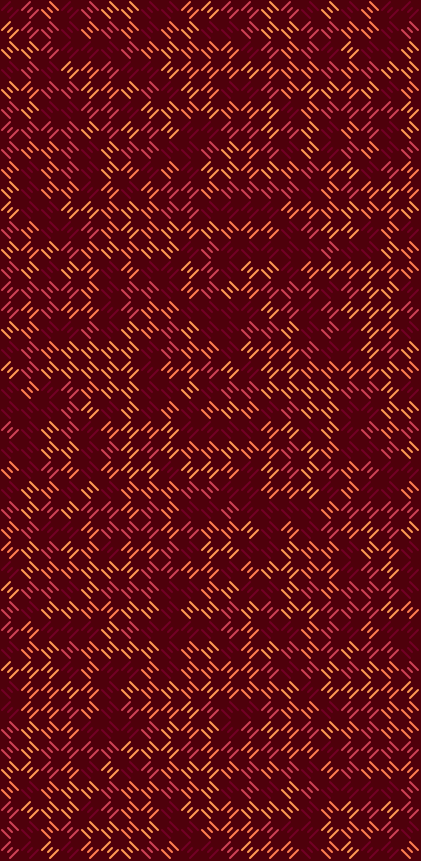
Frame 1 (no input)
Frame 2 (the mouse pressed at the canvas centre, redrawn once): identical to frame 1, image omitted

The p5.js sketch that drew this single still picture (run headless with seeded random() and noise() and a simulated clock; the mouse was pressed at the canvas centre and the sketch redrawn once):

// p5.js sketch
// ── sketch.js
var deviceWidth = 421; //881,421,412
var deviceHeight = 861; //881,861,846
var lineWidth;
var maxLogoAmount = 900;
var attempts = 100;
var logos = [];
var step = 20;
var xoff = 0;
var minSize = 20;
var maxSize = 200;

var colorpalletes = [

    ["#0081A7", "#00AFB9", "#FDFCDC", "#FED9B7", "#F07167"],
    ["#FF595E", "#FFCA3A", "#8AC926", "#1982C4", "#6A4C93"],
    ["#4D5057", "#4E6E5D", "#4DA167", "#3BC14A", "#CFCFCF"],
    ["#2C6E49", "#4C956C", "#FEFEE3", "#FFC9B9", "#D68C45"],
    ["#264653", "#2A9D8F", "#E9C46A", "#F4A261", "#E76F51"],
    ["#003049", "#D62828", "#F77F00", "#FCBF49", "#EAE2B7"],
    ["#485696", "#E7E7E7", "#F9C784", "#FC7A1E", "#F24C00"],
    ["#F24C00", "#412234", "#6D466B", "#B49FCC", "#EAD7D7"],
    ["#2F323A", "#77567A", "#C47AC0", "#E39EC1", "#DEBAC0"],
    ["#ECA400", "#EAF8BF", "#006992", "#27476E", "#001D4A"],
    ["#231F20", "#BB4430", "#7EBDC2", "#F3DFA2", "#EFE6DD"],
    ["#FFC15E", "#F7B05B", "#F7934C", "#CC5803", "#1F1300"],
    ["#E2CFEA", "#A06CD5", "#6247AA", "#102B3F", "#062726"],
    ["#8CB369", "#F4E285", "#F4A259", "#5B8E7D", "#BC4B51"],
    ["#9CF6F6", "#F3C98B", "#DAA588", "#C46D5E", "#F56960"],
    ["#2A0800", "#775144", "#C09891", "#BEA8A7", "#F4DBD8"],
    ["#442F38", "#9A9B73", "#C6B38E", "#E7F9A9", "#3D0814"],
    ["#C1B4AE", "#BE5A38", "#353238", "#92140C", "#BE7C4D"],
    ["#BBB193", "#F6F0ED", "#7EA8BE", "#C2948A", "#28536B"],
    ["#5f0f40", "#9a031e", "#fb8b24", "#e36414", "#0f4c5c"],
    ["#780000", "#c1121f", "#fdf0d5", "#003049", "#669bbc"],
    ["#3d5a80", "#98c1d9", "#e0fbfc", "#ee6c4d", "#293241"],
    ["#011627", "#fdfffc", "#2ec4b6", "#e71d36", "#ff9f1c"],
    ["#05668d", "#028090", "#00a896", "#02c39a", "#f0f3bd"],
    ["#090809", "#f40000", "#f44e3f", "#f4796b", "#f4998d"],
    ["#4f000b", "#720026", "#ce4257", "#ff7f51", "#ff9b54"],

]
var randomPallet;
var tiles;
var rnddiv = [1, 1.5, 2, 4, 8, 16];

var normalStroke = true; //
var withOffset = false;
var offsetLevel = 0; //random(1,5)
var maxoffset = 10;
var withRotation = false;

var tmp; //tempory variable


function setup() {
    createCanvas(deviceWidth, deviceHeight);
    angleMode(DEGREES);
    //colorMode(HSB);
    var rnd = Math.floor(Math.random() * (rnddiv.length - 1));
    tiles = floor(floor(width / step) / rnddiv[rnd]);
    console.log("tiles length", [tiles, rnddiv[rnd]]);

    ///console.log("Random", parseInt(Math.random() * colorpalletes.length));
    randomPallet = colorpalletes[parseInt(Math.random() * colorpalletes.length)];
    //console.log("arr", randomPallet);
    var bgIndex = parseInt(Math.random() * randomPallet.length);
    //console.log("bg", bgIndex)
    background(randomPallet[bgIndex]);
    //console.log("bgIndex", bgIndex);
    randomPallet.splice(bgIndex, 1);
    //console.log("colorpall", randomPallet);
    lineWidth = 2;
    //console.log("lineWidth", lineWidth);

    //Type
    //Right now on random -> Later depends on MAC addresses


    //normal Strokes or thin strokes
    tmp = Math.random();
    if (tmp >= 0.7) {
        normalStroke = false;
    }

    //with offset or not
    tmp = Math.random();
    if (tmp >= 0.5) {
        withOffset = true;
        //if yes what kind of offset level
        offsetLevel = (Math.floor(Math.random() * 5)) + 1;
    }

    tmp = Math.random();
    if (tmp >= 0.5) {
        withRotation = true;
    }

    console.log("[normalStroke,withOffset,offsetLevel,withRotation]", [normalStroke, withOffset, offsetLevel, withRotation]);

    //type = Math.floor(random(0, 3));


}

function draw() {

    for (var y = 0; y < height; y += step) {
        for (var x = 0; x < width; x += step) {
            //translate(-step, -step)
            createLogo(x, y)
            //fill(randomPallet[parseInt(Math.random() * randomPallet.length)])
            //rect(x, y, 20, 20)
        }
    }

    for (var y = 0; y < height; y += step) {
        for (var x = 0; x < width; x += step) {
            fillLogo(x, y)
            //fill(randomPallet[parseInt(Math.random() * randomPallet.length)])
            //rect(x, y, 20, 20)
        }
    }
    //grainy()
    //drawLine2(0, 0, 100)

    noLoop();
    console.log("Image done")
    console.log("<picture>"+document.getElementById("defaultCanvas0").toDataURL())
}

function fillLogo(_x, _y) {
    var newLogo;
    var safe = false;
    newLogo = {
        //random place
        x: _x,
        y: _y,
        size: minSize
    }
    if (!detectCollision(newLogo)) {
        safe = true;
    }

    //ist es nicht sicher lass es aus
    if (!safe) {
        return;
    }

    logos.push(newLogo);

    if (withRotation) {
        drawLine2(newLogo.x, newLogo.y, newLogo.size)
    } else {
        drawLine(newLogo.x, newLogo.y, newLogo.size)
    }

}

function createLogo(_x, _y) {
    var newLogo;
    var safe = false;

    //Die Position eines Squares wird gefunden
    for (var tries = 0; tries < attempts; tries++) {
        //neues logo erstellt
        newLogo = {
            //random place
            x: _x,
            y: _y,
            size: Math.floor(Math.random() * tiles) * step
        }

        //gibt es eine collision
        if (detectCollision(newLogo)) {
            //newLogo.size = step;
            continue;
        } else {
            safe = true;
            break;
        }
    }

    //ist es nicht sicher lass es aus
    if (!safe) {
        return;
    }

    //Die größe wird verkleinert wenn es nicht reinpasst
    if (detectCollision(newLogo)) {
        for (var squareSize = minSize; squareSize < maxSize; squareSize += step) {
            newLogo.size = squareSize;
            if (detectCollision(newLogo)) {
                newLogo.size -= step;
                break;
            }
        }
    }

    //newLogo.size = (Math.floor(Math.random() * tiles) * step);
    /*while (!detectCollision(newLogo)) {
        newLogo.size = (Math.floor(Math.random() * tiles) * step);
    }*/



    logos.push(newLogo);
    //console.log("new logo", newLogo);
    //drawLine(newLogo.x, newLogo.y, newLogo.size);
    //fill("#ff0400");
    //fill(randomPallet[parseInt(Math.random() * randomPallet.length)]);
    //stroke(0)
    //rect(newLogo.x, newLogo.y, newLogo.size, newLogo.size)
    //var r = Math.random();
    if (withRotation) {
        drawLine2(newLogo.x, newLogo.y, newLogo.size)
    } else {
        drawLine(newLogo.x, newLogo.y, newLogo.size)
    }
    //


}

function detectCollision(newLogo) {
    for (var i = 0; i < logos.length; i++) { //loopen durch jeden kreis
        var other = logos[i];
        //console.log("other:", logos)
        if (newLogo.x < other.x + other.size &&
            newLogo.x + newLogo.size > other.x &&
            newLogo.y < other.y + other.size &&
            newLogo.size + newLogo.y > other.y) {

            //console.log("colls")
            return true;
        }
    }

    if (newLogo.x + (newLogo.size) > width ||
        newLogo.x < 0) {
        return true;
    }

    if (newLogo.y + (newLogo.size) > height ||
        newLogo.y < 0) {
        return true;
    }
    //console.log("no coll")
    return false;
}



function giveOffset(off) {
    var val;
    if (withOffset) {
        switch (offsetLevel) {
            case 5:
                val = Math.floor(random(-1, 1) * off)
                break;
            case 4:
                val = Math.floor(random(-1, 1) * (off * 0.1))
                break;
            case 3:
                val = Math.floor(random(-1, 1) * (off * 0.07))
                break;
            case 2:
                val = Math.floor(random(-1, 1) * (off * 0.05))
                break;
            case 1:
                val = Math.floor(random(-1, 1) * (off * 0.01))
                break;
            default:
                val = 0;
            //
            //return Math.floor(random(-1, 1) * (off * 0.07))
            //return Math.floor(random(-1, 1) * (off * 0.05))
            //return Math.floor(random(-1, 1) * (off * 0.1))

        }
    } else {
        return 0
    }

    return val
}


function drawLine(x, y, size) {
    //strokeCap(ROUND);
    var normal = noise(xoff) >= 0.5; //Math.random() >= 0.5;
    //var newLines;
    var offset;
    if (normal) {
        if (normalStroke) {
            strokeWeight(size * 0.1); //
            //console.log("strokeweight", size * 0.1)  
        } else {
            strokeWeight(lineWidth); //size * 0.1
        }

        stroke(randomPallet[parseInt(Math.random() * randomPallet.length)]);
        //rotate(45)
        //translate(-20, -20)
        //offset = Math.floor(random(-1, 1) * maxoffset)
        //console.log(offset);//parseInt(Math.random() * maxoffset);
        /*if(Math.random()>=0.5){
            offset = offset *-1)
        }*/
        line(x + (size * 0.1), y + (size * 0.1) + giveOffset(size), x + size - (size * 0.1), y + (size * 0.1) + giveOffset(size));
        //(Math.random() * 360, Math.random() * 100, Math.random() * 100);
        line(x + (size * 0.2), y + (size * 0.5) + giveOffset(size), x + (size * 0.8), y + (size * 0.5) + giveOffset(size));
        //stroke(Math.random() * 360, Math.random() * 100, Math.random() * 100);
        line(x + (size * 0.1), y + size - (size * 0.1) + giveOffset(size), x + size - (size * 0.1), y + size - (size * 0.1) + giveOffset(size));

        newLines = [{
            x: [x, y],
            y: [size, y]
        },
        {
            x: [x + size * 0.2, y + size * 0.4],
            y: [size * 0.8, y + size * 0.4]
        },
        {
            x: [x, y + size * 0.8],
            y: [size, y + size * 0.8]
        }
        ]

        //console.log("newLines", newLines)


    } else {
        if (normalStroke) {
            strokeWeight(size * 0.1); //
            //console.log("strokeweight", size * 0.1)  
        } else {
            strokeWeight(lineWidth); //size * 0.1
        }
        stroke(randomPallet[parseInt(Math.random() * randomPallet.length)]);
        //console.log("color", r)
        //translate(-20, -20)
        line(x + (size * 0.1) + giveOffset(size), y + (size * 0.1), x + (size * 0.1) + giveOffset(size), y + size - (size * 0.1));
        //stroke(Math.random() * 360, Math.random() * 100, Math.random() * 100);
        line(x + (size * 0.5) + giveOffset(size), y + (size * 0.2), x + (size * 0.5) + giveOffset(size), y + (size * 0.8));
        //stroke(Math.random() * 360, Math.random() * 100, Math.random() * 100);
        line(x + size - (size * 0.1) + giveOffset(size), y + (size * 0.1), x + size - (size * 0.1) + giveOffset(size), y + size - (size * 0.1));

        newLines = [{
            x: [x, y],
            y: [x, y + size]
        },
        {
            x: [x + size * 0.5, y + size * 0.2],
            y: [x + size * 0.5, y + size * 0.8]
        },
        {
            x: [x + size, y],
            y: [x + size, y + size]
        }
        ]

        //console.log("newLines", newLines)

    }
    xoff += 0.2;
}


function drawLine2(x, y, size) {
    //strokeCap(ROUND);
    var normal = noise(xoff) >= 0.5; //Math.random() >= 0.5;
    //var newLines;
    var offset;
    if (normal) {
        if (normalStroke) {
            strokeWeight(size * 0.1); //
            //console.log("strokeweight", size * 0.1)  
        } else {
            strokeWeight(lineWidth); //size * 0.1
        }
        stroke(randomPallet[parseInt(Math.random() * randomPallet.length)]);
        //rotate(45)
        //translate(-20, -20)
        //offset = Math.floor(random(-1, 1) * maxoffset)
        //console.log(offset);//parseInt(Math.random() * maxoffset);
        /*if(Math.random()>=0.5){
            offset = offset *-1)
        }*/
        //rect(x, y, size)
        line(x + (size * 0.1), y + (size / 2), x + (size / 2), y + (size * 0.1) + giveOffset(size));
        //(Math.random() * 360, Math.random() * 100, Math.random() * 100);
        line(x + (size * 0.40), y + (size * 0.60) + giveOffset(size), x + (size * 0.60), y + (size * 0.40) + giveOffset(size));
        //stroke(Math.random() * 360, Math.random() * 100, Math.random() * 100);
        line(x + (size / 2), y + size - (size * 0.1) + giveOffset(size), x + size - (size * 0.1), y + (size / 2) + giveOffset(size));

        newLines = [{
            x: [x, y],
            y: [size, y]
        },
        {
            x: [x + size * 0.2, y + size * 0.4],
            y: [size * 0.8, y + size * 0.4]
        },
        {
            x: [x, y + size * 0.8],
            y: [size, y + size * 0.8]
        }
        ]

        //console.log("newLines", newLines)


    } else {
        if (normalStroke) {
            strokeWeight(size * 0.1); //
            //console.log("strokeweight", size * 0.1)  
        } else {
            strokeWeight(lineWidth); //size * 0.1
        }
        stroke(randomPallet[parseInt(Math.random() * randomPallet.length)]);
        //console.log("color", r)
        //translate(-20, -20)
        //rect(x, y, size)
        line(x + (size * 0.1) + giveOffset(size), y + (size * 0.5), x + (size * 0.5) + giveOffset(size), y + size - (size * 0.1));
        //stroke(Math.random() * 360, Math.random() * 100, Math.random() * 100);
        line(x + (size * 0.4) + giveOffset(size), y + (size * 0.4), x + (size * 0.6) + giveOffset(size), y + (size * 0.6));
        //stroke(Math.random() * 360, Math.random() * 100, Math.random() * 100);
        line(x + (size / 2) + giveOffset(size), y + (size * 0.1), x + size - (size * 0.1) + giveOffset(size), y + (size / 2));

        newLines = [{
            x: [x, y],
            y: [x, y + size]
        },
        {
            x: [x + size * 0.5, y + size * 0.2],
            y: [x + size * 0.5, y + size * 0.8]
        },
        {
            x: [x + size, y],
            y: [x + size, y + size]
        }
        ]

        //console.log("newLines", newLines)

    }
    xoff += 0.2;
}
